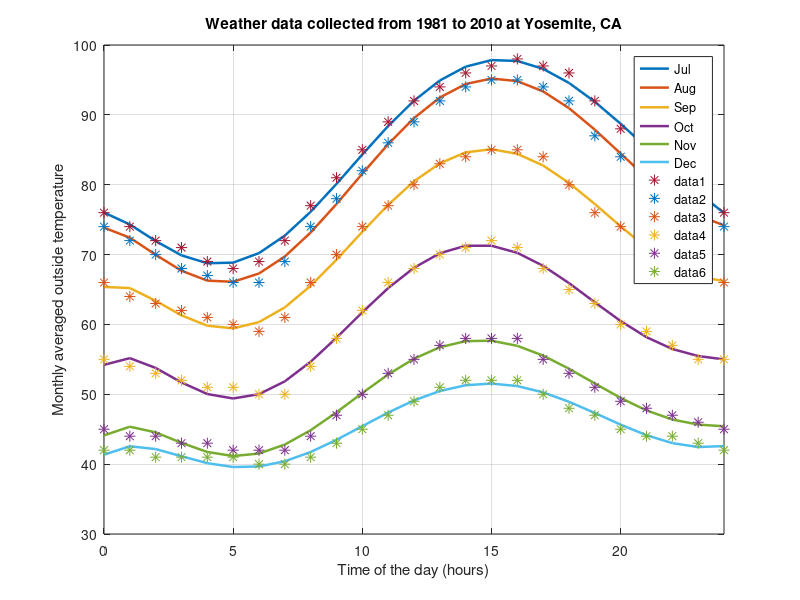

Reproduce this figure in MATLAB.
t = [0:24];
x_7 = [76, 74, 72, 71, 69, 68, 69, 72, 77, 81,85, 89, 92, 94, 96, 97, 98, 97, 96, 92, 88, 85, 82, 79, 76];
[p, a]  = polyfit(t, x_7, 6);
y_7 = polyval (p, t);
x_8 = [74, 72, 70, 68, 67, 66, 66, 69, 74, 78,82, 86, 89, 92, 94, 95, 95, 94, 92, 87, 84, 81, 78, 76, 74];
[p, a]  = polyfit(t, x_8, 6);
y_8 = polyval (p, t);
x_9 = [66, 64, 63, 62, 61, 60, 59, 61, 66, 70, 74, 77, 80, 83, 84, 85, 85, 84, 80, 76, 74, 71, 69, 67, 66];
[p, a]  = polyfit(t, x_9, 6);
y_9 = polyval (p, t);
x_10 = [55, 54, 53, 52, 51, 51, 50, 50, 54, 58, 62, 66, 68, 70, 71, 72, 71, 68, 65, 63, 60, 59, 57, 55, 55];
[p, a]  = polyfit(t, x_10, 6);
y_10 = polyval (p, t);
x_11 = [45, 44, 44, 43, 43, 42, 42, 42, 44, 47,50, 53, 55, 57, 58, 58, 58, 55, 53, 51, 49, 48, 47, 46, 45];
[p, a]  = polyfit(t, x_11, 6);
y_11 = polyval (p, t);
x_12 = [42, 42, 41, 41, 41, 41, 40, 40, 41, 43,45, 47, 49, 51, 52, 52, 52, 50, 48, 47, 45, 44, 44, 43, 42];
[p, a]  = polyfit(t, x_12, 6);
y_12 = polyval (p, t);

plot(t, y_7, 'linewidth', 1.8);
hold on;
title('Weather data collected from 1981 to 2010 at Yosemite, CA');
xlabel('Time of the day (hours)');
ylabel('Monthly averaged outside temperature');
hold on;
plot(t, y_8, 'linewidth', 1.8);
grid on;
plot(t, y_9, 'linewidth', 1.8);
grid on;
plot(t, y_10, 'linewidth', 1.8);
grid on;
plot(t, y_11, 'linewidth', 1.8);
grid on;
plot(t, y_12, 'linewidth', 1.8);
grid on;

legend('Jul', 'Aug', 'Sep', 'Oct', 'Nov', 'Dec');
axis([0,24,30,100]);

plot(t, x_7, '*', 'markersize', 8);
grid on;
plot(t, x_8, '*', 'markersize', 8);
grid on;
plot(t, x_9, '*', 'markersize', 8);
grid on;
plot(t, x_10, '*', 'markersize', 8);
grid on;
plot(t, x_11, '*', 'markersize', 8);
grid on;
plot(t, x_12, '*', 'markersize', 8);
grid on;
